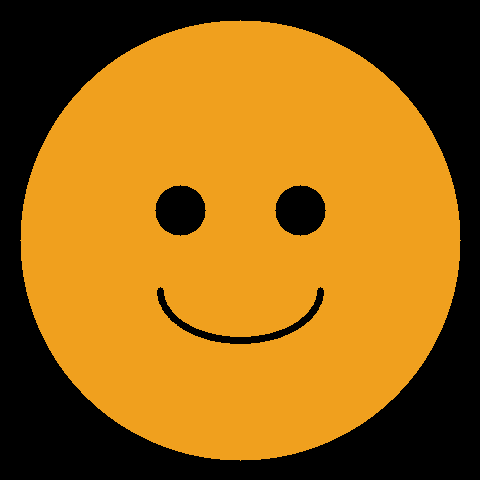
#> input picture m3_5/assets/base/front/front.png, 480 x 480 px; its folder holds only this picture in this run
$ python demo_colab_like.py
#> lines starting #> are read from the running program, lines starting #| are printed output that depends on the picture
### m3_5/compositor.py
import os, math, glob
import numpy as np
import cv2
from dataclasses import dataclass
from typing import Dict, List, Optional, Tuple

from .utils import (
    read_timeline, open_bg_capture, read_bg_frame, list_png,
    ensure_bgra, soft_feather, color_match, load_frame_index
)

@dataclass
class CanvasSpec:
    width: int = 1280
    height: int = 720

@dataclass
class RuleParams:
    scale_base: float = 1.0
    scale_per_bbox: float = 0.80
    rot_gain_yaw: float = 0.9
    rot_gain_roll: float = 1.0
    transl_gain: float = 1.0

@dataclass
class BlendParams:
    feather_px: int = 5
    alpha_bias: float = 1.0
    color_match: bool = True
    color_match_strength: float = 0.5

@dataclass
class SyncParams:
    demo_fps: int = 25
    strict_bg_sync: bool = True
    bg_fps: int = 25
    bg_start_ms: int = 0

def _norm_to_px(v, size):
    # if value <= 1, treat as normalized; else assume pixels
    return int(round(v * size)) if v <= 1.0 else int(round(v))

# [37 lines left out: functions solve_transform_rule, affine_from_params, composite_frame, not called in this run]

def run(POSE_TIMELINE_JSON: str,
        FG_DIR: Optional[str],
        FG_INDEX_CSV: Optional[str],
        BG_VIDEO: str,
        OUT_DIR: str,
        canvas: CanvasSpec,
        sync: SyncParams,
        rule: RuleParams,
        blend: BlendParams,
        mode: str = "rule"):
    os.makedirs(OUT_DIR, exist_ok=True)
    out_mp4 = os.path.join(OUT_DIR, "m3_5_composite.mp4")
    log_csv = os.path.join(OUT_DIR, "m3_5_composite.log.csv")

    tl = read_timeline(POSE_TIMELINE_JSON)
    frames = tl["frames"] if isinstance(tl, dict) and "frames" in tl else tl  # allow array form

    cap = open_bg_capture(BG_VIDEO)
    vw = cv2.VideoWriter(out_mp4, cv2.VideoWriter_fourcc(*"mp4v"), sync.demo_fps, (canvas.width, canvas.height))

    fg_index = load_frame_index(FG_INDEX_CSV) if FG_INDEX_CSV else None
    fg_files = list_png(FG_DIR) if (FG_DIR and os.path.isdir(FG_DIR)) else []
    use_dir = len(fg_files) > 0
    fidx = 0

    import pandas as pd
    rows = []

    for i, item in enumerate(frames):
        # Strict t_ms → BG frame sync
        t_ms = item.get("t_ms", int(i * 1000 / sync.demo_fps))
        if sync.strict_bg_sync:
            bg_idx = int(round((t_ms - sync.bg_start_ms) * sync.bg_fps / 1000.0))
            bg_idx = max(0, bg_idx)
            cap.set(cv2.CAP_PROP_POS_FRAMES, bg_idx)
        bg = read_bg_frame(cap, (canvas.width, canvas.height))
        if bg is None:
            break

        # Select FG frame
        fg_img = None
        if fg_index is not None:
            # exact or nearest
            if t_ms in fg_index:
                fp = fg_index[t_ms]
            else:
                nearest = min(fg_index.keys(), key=lambda k: abs(int(k)-int(t_ms)))
                fp = fg_index[nearest]
            fg_img = cv2.imread(fp, cv2.IMREAD_UNCHANGED)
        elif use_dir:
            if fidx >= len(fg_files):
                fidx = len(fg_files)-1
            fg_img = cv2.imread(fg_files[fidx], cv2.IMREAD_UNCHANGED); fidx += 1
        else:
            raise FileNotFoundError("No FG frames available (FG_DIR or FG_INDEX_CSV required).")

        if fg_img is None:
            raise FileNotFoundError("Failed to read FG frame.")

        if fg_img.ndim == 3 and fg_img.shape[2] == 3:
            fg_bgra = ensure_bgra(fg_img)
        else:
            fg_bgra = fg_img

        bbox = item.get("bbox", {"x":0.4,"y":0.3,"w":0.2,"h":0.3})
        pose = {k: item.get(k, 0.0) for k in ("yaw","pitch","roll")}
        scale, rot, txy = solve_transform_rule(bbox, pose, canvas, rule)
        M = affine_from_params(scale, rot, txy, (fg_bgra.shape[1], fg_bgra.shape[0]), canvas)

        comp = composite_frame(bg, fg_bgra, M, blend)
        vw.write(comp)

        rows.append({"frame": i, "t_ms": t_ms, "scale": scale, "rot": rot, "tx": txy[0], "ty": txy[1]})

    cap.release(); vw.release()
    pd.DataFrame(rows).to_csv(log_csv, index=False)
    return out_mp4, log_csv

### m3_5/utils.py
import os, glob, json
import numpy as np
import pandas as pd
import cv2
import simplejson as sjson

def read_timeline(path: str):
    with open(path, "r", encoding="utf-8") as f:
        return sjson.load(f)

# [12 lines left out: functions open_bg_capture, read_bg_frame, not called in this run]

def list_png(dir_path: str):
    return sorted(glob.glob(os.path.join(dir_path, "*.png")))

# [37 lines left out: functions ensure_bgra, soft_feather, color_stats, color_match, load_frame_index, not called in this run]

### scripts/demo_colab_like.py
# Quick demo similar to the Colab flow (no external deps except requirements.txt)
import os, cv2, numpy as np, json
from m3_5.compositor import CanvasSpec, RuleParams, BlendParams, SyncParams, run
from m3_5.utils import list_png

ROOT = os.path.abspath(os.path.join(os.path.dirname(__file__), ".."))
OUT = os.path.join(ROOT, "out")
ASSETS_FRONT = os.path.join(ROOT, "m3_5", "assets", "base", "front", "front.png")
POSE_JSON = os.path.join(ROOT, "out", "timeline.pose.json")
FG_DIR = os.path.join(ROOT, "out", "fg")
BG = os.path.join(ROOT, "out", "bg.mp4")  # tiny background we synthesize

os.makedirs(OUT, exist_ok=True)
os.makedirs(FG_DIR, exist_ok=True)

# 1) dummy pose timeline
def write_dummy_timeline(path, n_frames=150, fps=25, canvas=(1280,720)):
#> called with path = 'out/timeline.pose.json', n_frames = 150, fps = 25, canvas = (1280, 720)
    W,H = canvas
    frames = []
    for i in range(n_frames):
        t_ms = int(1000 * i / fps)
        cx = 0.5 + 0.15*np.sin(2*np.pi*i/n_frames)
        cy = 0.5 + 0.05*np.sin(4*np.pi*i/n_frames)
        w, h = 0.33, 0.33
        bbox = {"x":cx - w/2, "y":cy - h/2, "w":w, "h":h}
        pose = {"yaw": 15*np.sin(2*np.pi*i/n_frames), "pitch": 0.0, "roll": 5*np.sin(2*np.pi*i/n_frames)}
        frames.append({"t_ms":t_ms, "bbox":bbox, **pose})
    with open(path, "w", encoding="utf-8") as f:
        json.dump({"frames":frames}, f, ensure_ascii=False, indent=2)

# 2) placeholder FG (copy sprite -> per-frame)
def prime_fg(dir_path, n_frames=150, sprite_path=ASSETS_FRONT):
#> called with dir_path = 'out/fg', n_frames = 150, sprite_path = 'm3_5/assets/base/front/front.png'
    spr = cv2.imread(sprite_path, cv2.IMREAD_UNCHANGED)
#> spr is the input picture: shape (480, 480, 4); mean B, G, R, A 19.1, 101.8, 152.7, 168.2
    for i in range(n_frames):
        cv2.imwrite(os.path.join(dir_path, f"{i:08d}.png"), spr)

# 3) tiny BG video
def write_bg(path, n_frames=150, fps=25, canvas=(1280,720)):
#> called with path = 'out/bg.mp4', n_frames = 150, fps = 25, canvas = (1280, 720)
    W,H = canvas
    vw = cv2.VideoWriter(path, cv2.VideoWriter_fourcc(*"mp4v"), fps, (W,H))
    for i in range(n_frames):
        img = np.full((H,W,3), 200, np.uint8)
        cv2.putText(img, f"BG t={i/fps:.2f}s", (30,60), cv2.FONT_HERSHEY_SIMPLEX, 1.5, (0,0,0), 3, cv2.LINE_AA)
        vw.write(img)
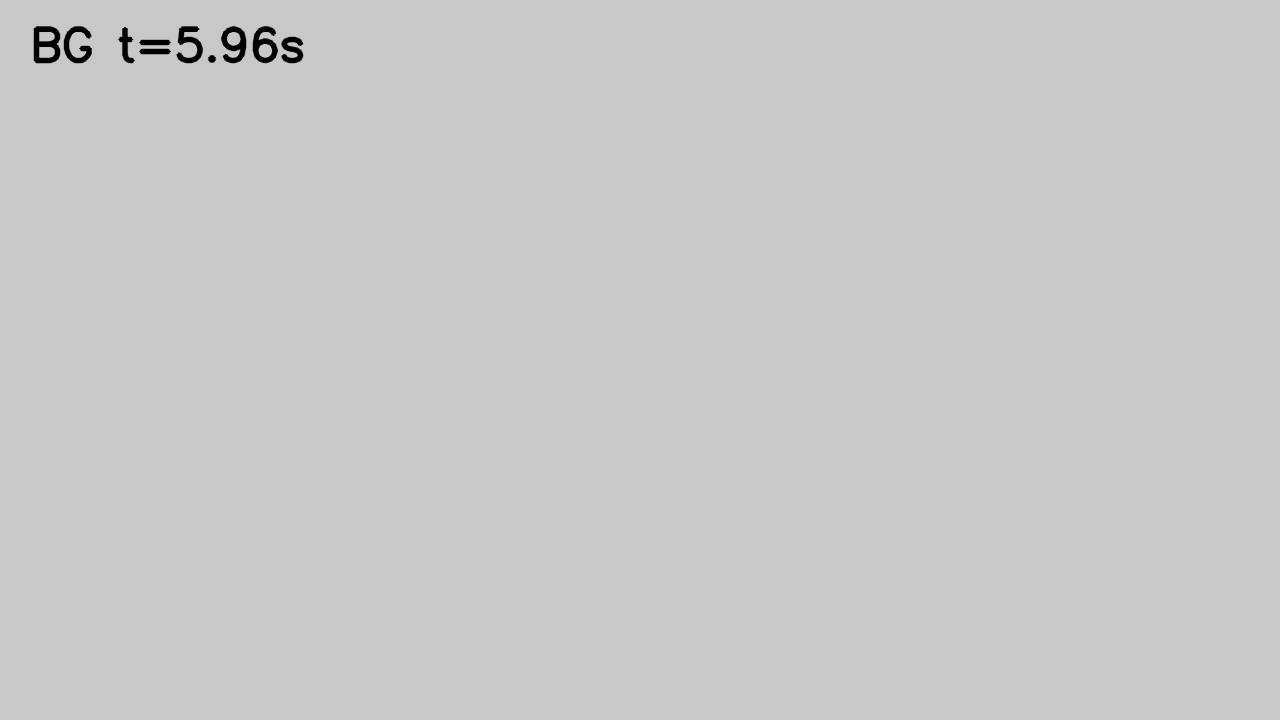
#> img: shape (720, 1280, 3); min 0, max 200, mean 199.2
    vw.release()

if __name__ == "__main__":
    write_dummy_timeline(POSE_JSON)
    prime_fg(FG_DIR)
    write_bg(BG)

    out_mp4, log_csv = run(
        POSE_TIMELINE_JSON=POSE_JSON,
        FG_DIR=FG_DIR,
        FG_INDEX_CSV=None,
        BG_VIDEO=BG,
        OUT_DIR=OUT,
        canvas=CanvasSpec(1280,720),
        sync=SyncParams(demo_fps=25, strict_bg_sync=True, bg_fps=25, bg_start_ms=0),
        rule=RuleParams(scale_base=2.0, scale_per_bbox=0.8),
        blend=BlendParams(),
        mode="rule"
    )
#> (the run stopped early here; a loop or call above may not have finished)
